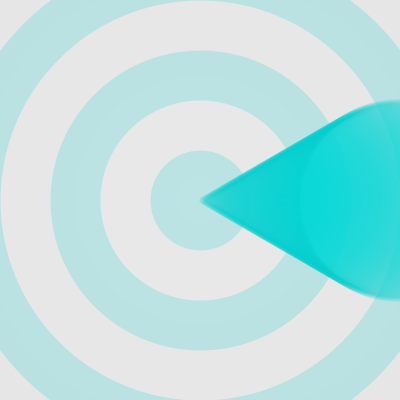
Frame 1 (no input)
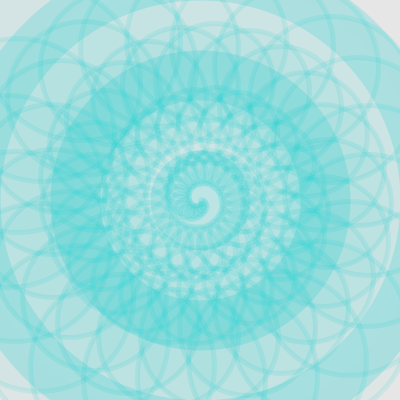
Frame 60 (the mouse pressed at the canvas centre just before this capture)
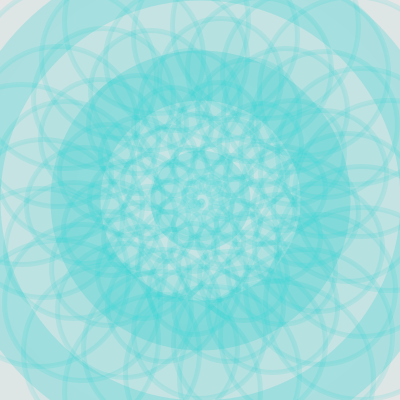
Frame 120 (the mouse held since frame 60 and released just before this capture)

The Processing sketch that drew these frames (run headless with seeded random() and noise(); from frame 60 on, the mouse is pressed at the canvas centre):

// Processing sketch: processing_23283
// ── processing_23283.pde

//declare array and set size of 100

Orbit [] orbits = new Orbit [100];

void setup () {
size (400, 400);
smooth();

// use array to fill class with values
for (int i=0; i <orbits.length; i++) {
int r = 2*i; // radius of the circle
int r2 = 2*i; //radius of the orbit
float t = .005*i;

orbits[i] = new Orbit ( 0, r, r2, t);
}
}

void draw () {
background (230);

stroke (0,203,203,50);
strokeWeight (50);
fill(255,9);
ellipse (width/2,height/2,250,250);
ellipse (width/2,height/2,50,50);
ellipse (width/2,height/2,450,450);

// call the array to display all the circles
for (int i = 0; i < orbits.length; i++) {
orbits[i].move();
}
}

class Orbit {

//data (variables)

float theta; //theta is angle
int r; //radius of circle
int r2; //radius of orbit
float t;
int rojo;
int verde;
int azul;

//constructor
Orbit (float tempTheta, int tempR, int tempR2, float tempT ) {
theta = tempTheta;
r = tempR;
r2 = tempR2;
t = tempT;

}

//methods and functions

void move () {
fill (0,203,203, 10);
stroke(0,203,203,30);
strokeWeight (5);

ellipse (width/2 + cos(theta)*r2, height/2 + sin(theta)*r2, r, r);




//increment theta
//increase to speed up movement

theta += t;

//increment s to change radius of circle
}
}
